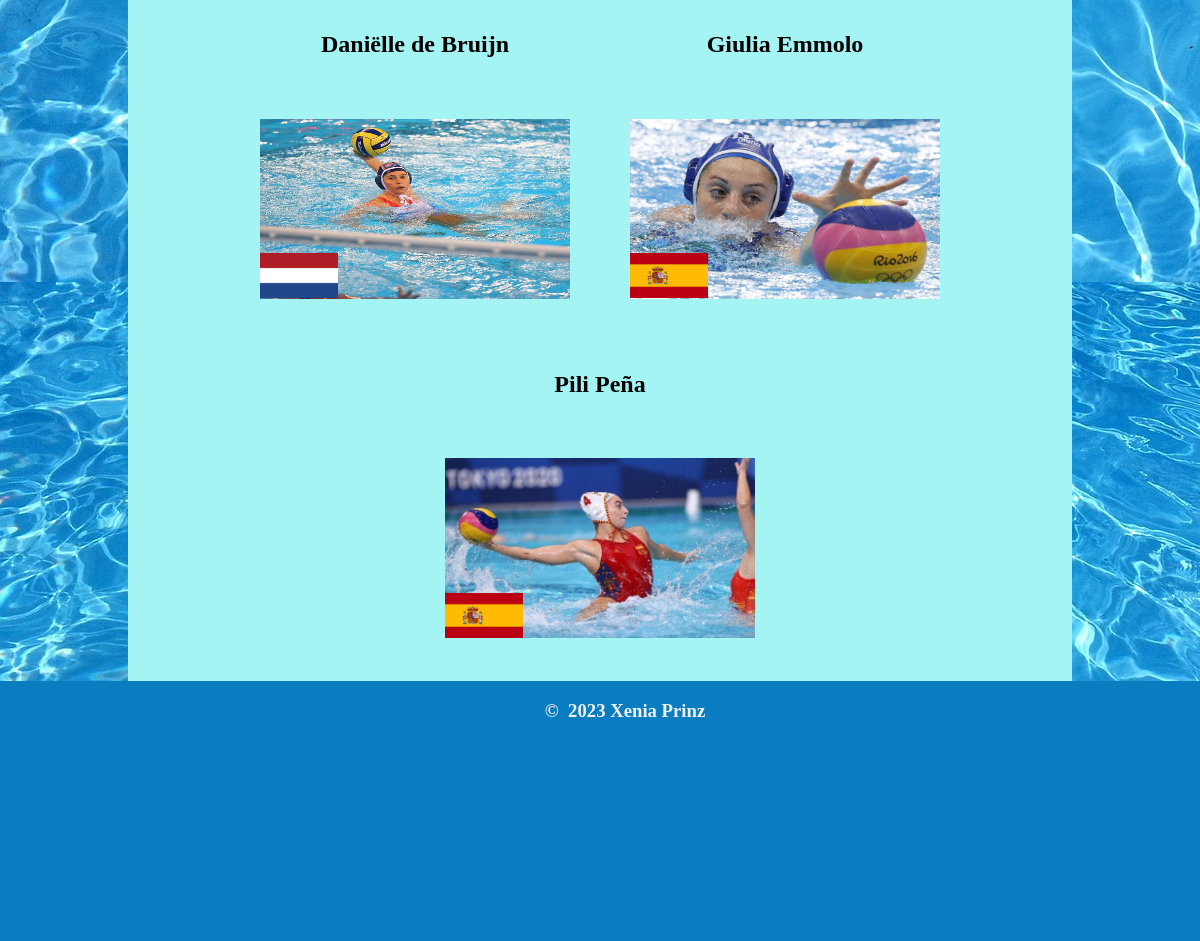
Before: /players (lower part) with the older database file.
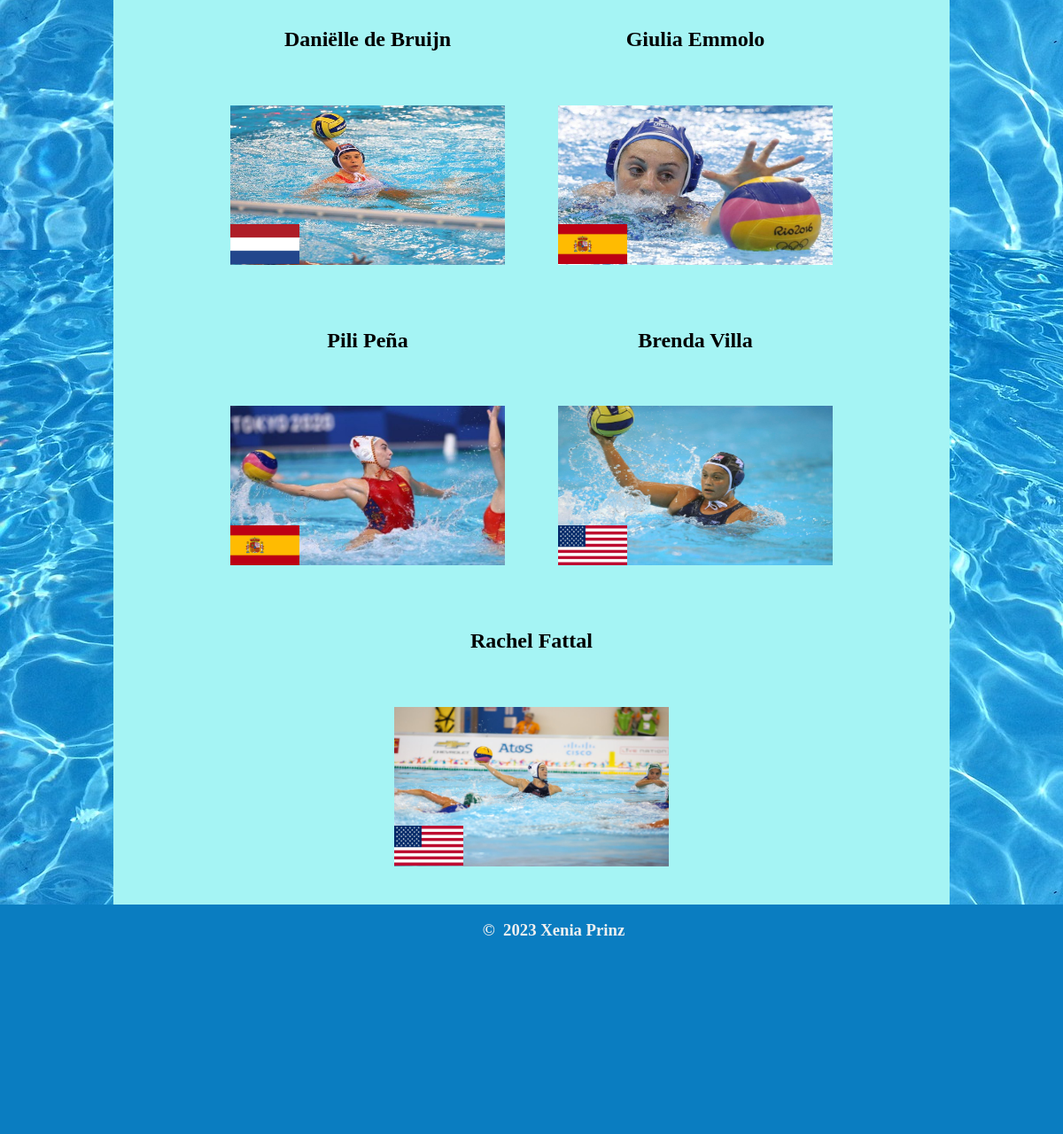
After: the same page with the newer database file.
### tables this page shows
CREATE TABLE Player (id INTEGER PRIMARY KEY AUTOINCREMENT, first_name TEXT, last_name TEXT, image TEXT, player_copyright TEXT, country_id INTEGER REFERENCES Country (id), national_team INTEGER, right_hand_dominant INTEGER, left_hand_dominant INTEGER, world_ranking INTEGER, weight INTEGER, height INTEGER, cap_number INTEGER);

CREATE TABLE Country (id INTEGER PRIMARY KEY AUTOINCREMENT, country TEXT, flag TEXT);

### routes.py (the view)
@app.route('/players')
def players():
    ranked_players = connect('SELECT Player.id, Player.first_name, \
                             Player.last_name, Player.image, \
                             Player.world_ranking, Country.flag FROM Player \
                             Join Country ON Player.country_id=Country.id \
                             WHERE Player.world_ranking IS NOT NULL \
                             ORDER BY Player.world_ranking asc;', None, None)
    players = connect('SELECT Player.id, Player.first_name, Player.last_name, \
                      Player.image, Country.flag FROM Player \
                      Join Country ON Player.country_id=Country.id \
                      WHERE Player.world_ranking IS NULL;', None, None)
    return render_template("players.html", ranked_players=ranked_players,
                           players=players, title="Women's Waterpolo")

### routes.py (called while the page is built)
def connect(query, id, year):
    print(query, id, year)
    conn = sqlite3.connect("waterpolo.db")  # connects to the sql database
    cur = conn.cursor()
    if id is not None and year is None:
        cur.execute(query, (id,))
    elif id and year is not None:
        cur.execute(query, id, year)
    else:
        cur.execute(query)
    results = cur.fetchall()
    return results

### templates/players.html (shortened to what this page needs)
{% extends "layout.html" %}
{% block content %}
<div class="row">
    {% for item in players %}
    <div class="column">
        <div class="zoom">
            <h2><a href = "/player/{{item[0]}}"> {{item[1]}} {{item[2]}} </h2> <h3> <br> </h3>
            <div class="image-stack">
                <div class="image-stack_bottom">
                <img src="{{item[3]}}">
                </div>
                <div class="image-stack_flag">
                    <img src="{{item[4]}}">
                </div>
                <br>
            </div>
        </div>
    </div>
    {% endfor %}
</div>
{% endblock %}

### templates/layout.html (shortened to what this page needs)
<!DOCTYPE html>
<html>
    <head>
        <link rel = "stylesheet" href="/static/css/style.css">
    </head>
    <body>
        <br><br><br><br><br><br><br><br><br>
        <div class="main">
            <div class="container">
                {% block content %}{% endblock %}
            </div>
        </div>
        <br><br>
    </body>
    <footer>
        {% include "footer.html" %}
    </footer>
</html>

### templates/footer.html
<h3> &copy; &nbsp;2023 Xenia Prinz</h3>

### static/css/style.css (style rules this page uses)
body { font-family: "Comic Sans MS"; background-image: url("/static/images/pool_background.jpg"); box-sizing: border-box; margin: 10px; }
img { width: 310px; height: 180px; }
.main { display: flex; justify-content: center; margin: auto; overflow: hidden; margin-top: -15px; margin-bottom: -45px; }
.container { background-color: rgb(165, 244, 244); margin: auto; width: 80%; margin-top: 0px; }
.column h2, h3, h4 { text-align: center; }
.image-stack::after { content: ' '; display: table; clear: both; }
.image-stack_bottom { align-items: center; padding-top: 0%; }

Changed rows visible on the page:
added Player: first_name "Brenda", last_name "Villa", image (picture), flag (picture)
added Player: first_name "Rachel", last_name "Fattal", image (picture), flag (picture)
